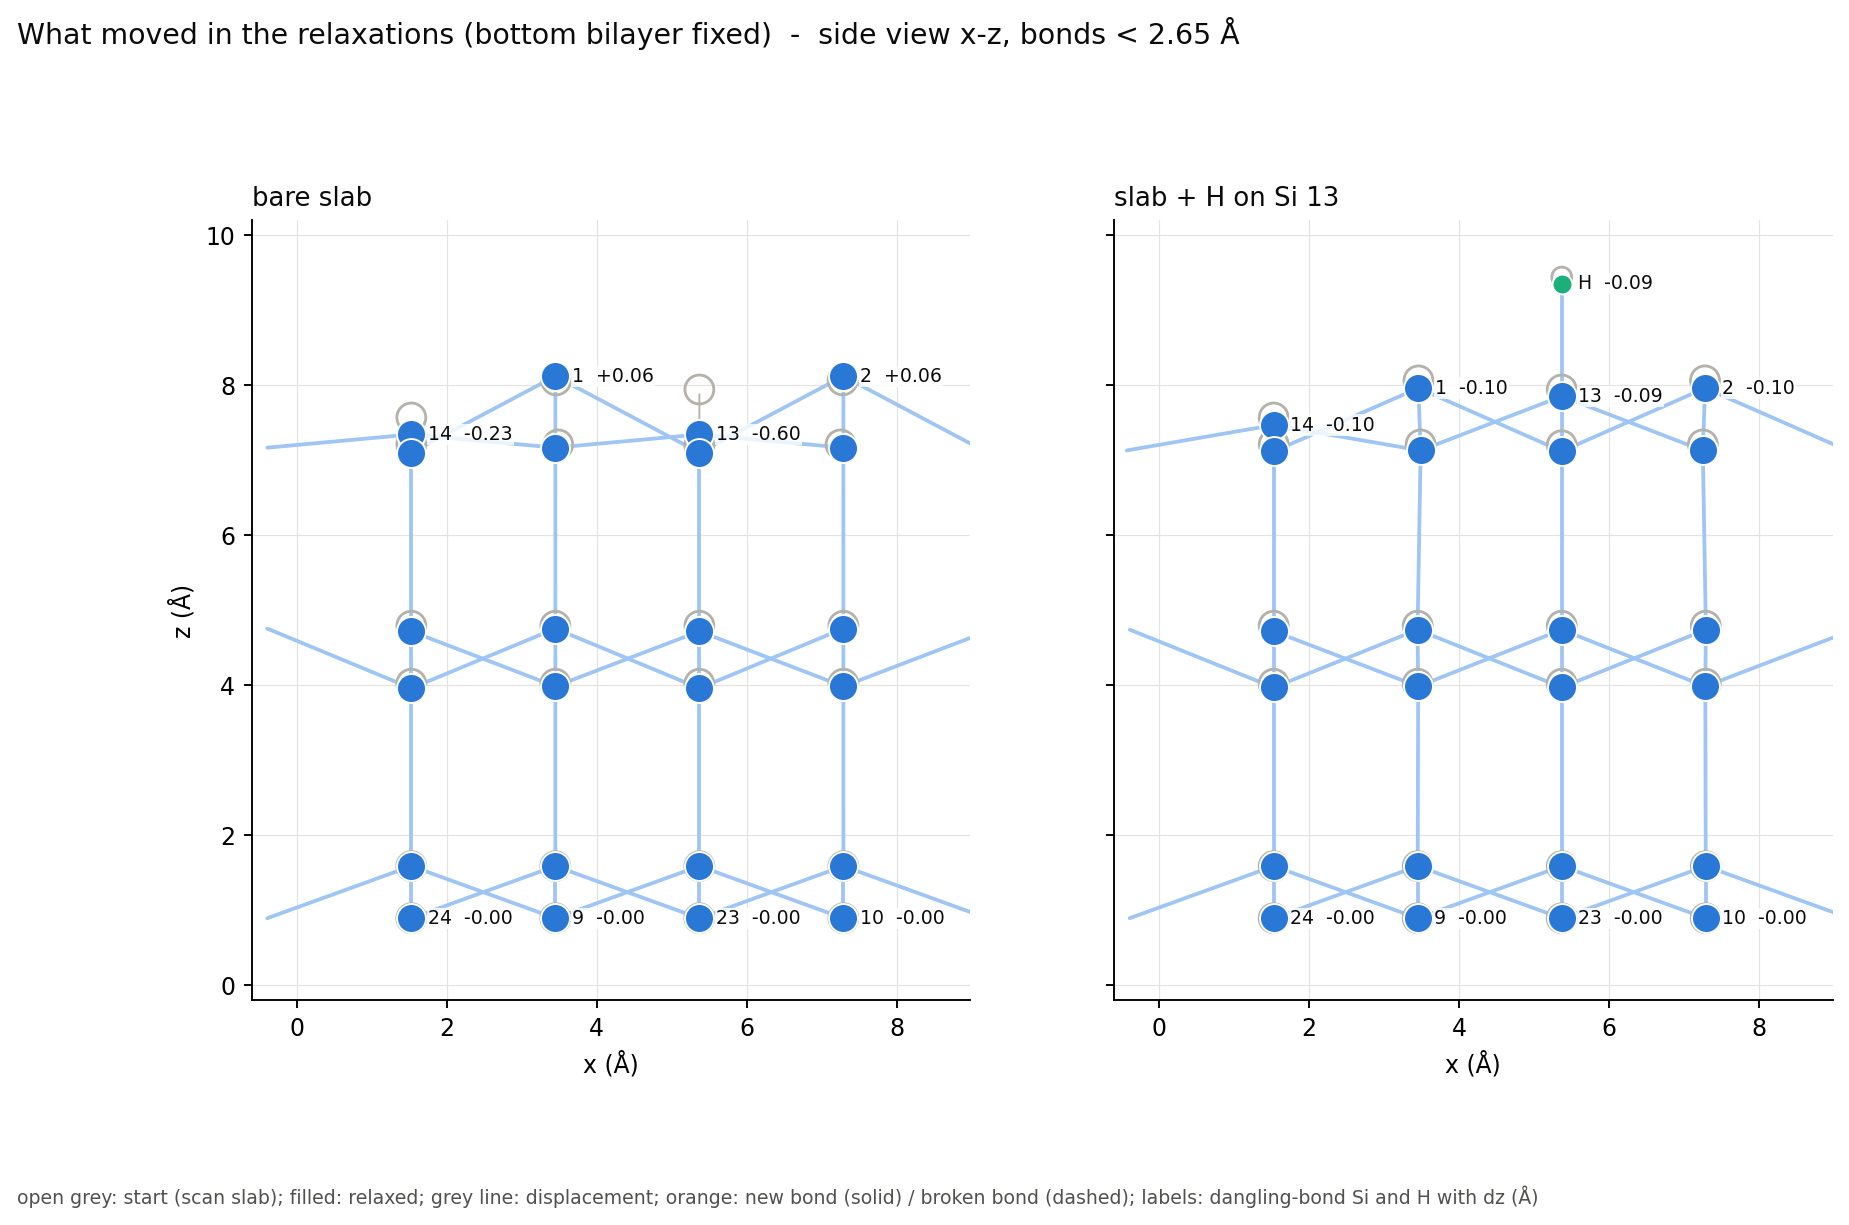

Source code (Python):
"""Side view (x-z) of both relaxations: start (scan slab, open circles) vs relaxed (filled),
bonds of the relaxed structure, dangling-bond atoms labelled, new/broken bonds marked.

Run in relax_Si111_fixbot/ (needs its sibling relax_SiH[_fixbot] too):
    python3 structure_change.py -> structure_change.png
"""
import os
import numpy as np
import matplotlib
matplotlib.use("Agg")
import matplotlib.pyplot as plt

HERE = os.path.dirname(os.path.abspath(__file__))
TOP = os.path.dirname(HERE)
TEXT, TEXT2, GRID = "#0b0b0b", "#52514e", "#e4e3df"
BLUE, ORANGE, GREEN, GRAY = "#2a78d6", "#eb6834", "#1baf7a", "#b4b2aa"
DB = (1, 2, 13, 14, 9, 10, 23, 24)            # dangling-bond Si of the scan slab (1-based)


def read(path):
    L = open(path).read().splitlines()
    s = float(L[1].split()[0])
    cell = np.array([[float(x) for x in L[i].split()[:3]] for i in (2, 3, 4)]) * s
    n = sum(int(x) for x in L[6].split())
    k = 8 if L[7].strip()[0] in "sS" else 7
    P = np.array([[float(x) for x in l.split()[:3]] for l in L[k + 1:k + 1 + n]])
    return cell, (P @ cell if L[k].strip()[0] in "dD" else P * s)


def bonds(cell, P):
    out = {}
    L = np.diag(cell)
    for i in range(len(P)):
        for j in range(i + 1, len(P)):
            d = P[j] - P[i]
            d -= np.round(d / L) * L
            if np.linalg.norm(d) < (1.8 if max(i, j) >= 24 else 2.65):
                out[(i, j)] = d
    return out


fig, axs = plt.subplots(1, 2, figsize=(12, 7.2), sharey=True)
SIB = os.path.basename(HERE).replace("relax_Si111", "relax_SiH")
FIXED = "fixbot" in os.path.basename(HERE)
for ax, d, title in zip(axs, (os.path.basename(HERE), SIB), ("bare slab", "slab + H on Si 13")):
    cell, P0 = read(os.path.join(TOP, d, "POSCAR.orig"))
    _, P1 = read(os.path.join(TOP, d, "CONTCAR"))
    b0, b1 = bonds(cell, P0), bonds(cell, P1)
    for (i, j), v in b1.items():                       # relaxed bonds (minimum image)
        new = (i, j) not in b0
        ax.plot([P1[i, 0], P1[i, 0] + v[0]], [P1[i, 2], P1[i, 2] + v[2]],
                color=ORANGE if new else "#9ec5f4", lw=3 if new else 1.6, zorder=1,
                solid_capstyle="round")
    for (i, j), v in b0.items():                       # bonds that broke
        if (i, j) not in b1:
            ax.plot([P1[i, 0], P1[j, 0]], [P1[i, 2], P1[j, 2]], color=ORANGE, lw=1.6,
                    ls=(0, (2, 2)), zorder=1)
    for i in range(len(P0)):
        h = i >= 24
        ax.scatter(P0[i, 0], P0[i, 2], s=70 if h else 150, facecolors="none", edgecolors=GRAY,
                   linewidths=1.2, zorder=2)
        ax.annotate("", (P1[i, 0], P1[i, 2]), (P0[i, 0], P0[i, 2]),
                    arrowprops=dict(arrowstyle="-", color=GRAY, lw=0.8), zorder=2)
        ax.scatter(P1[i, 0], P1[i, 2], s=70 if h else 150, color=GREEN if h else BLUE,
                   edgecolors="white", linewidths=0.8, zorder=3)
        if (i + 1) in DB or h:
            dz = P1[i, 2] - P0[i, 2]
            ax.text(P1[i, 0] + 0.22, P1[i, 2], f"{'H' if h else i + 1}  {dz:+.2f}", fontsize=8,
                    color=TEXT, va="center", zorder=4,
                    bbox=dict(fc="white", ec="none", pad=0.5, alpha=0.8))
    ax.set_title(f"{title}", color=TEXT, fontsize=11, loc="left")
    ax.set_xlabel("x (Å)")
    ax.set_xlim(-0.6, cell[0, 0] + 1.3)
    ax.grid(True, color=GRID, lw=0.5)
    ax.set_axisbelow(True)
    for s in ("top", "right"):
        ax.spines[s].set_visible(False)
    ax.set_aspect("equal")
axs[0].set_ylabel("z (Å)")
axs[0].set_ylim(-0.2, 10.2)
fig.text(0.01, 0.01, "open grey: start (scan slab); filled: relaxed; grey line: displacement; "
         "orange: new bond (solid) / broken bond (dashed); labels: dangling-bond Si and H with dz (Å)",
         color=TEXT2, fontsize=8)
fig.suptitle("What moved in the relaxations" + (" (bottom bilayer fixed)" if FIXED else " (all atoms free)")
             + "  -  side view x-z, bonds < 2.65 Å", x=0.01, ha="left",
             color=TEXT, fontsize=12)
fig.savefig(os.path.join(HERE, "structure_change.png"), dpi=170, bbox_inches="tight",
            facecolor="white")
print("wrote structure_change.png")
